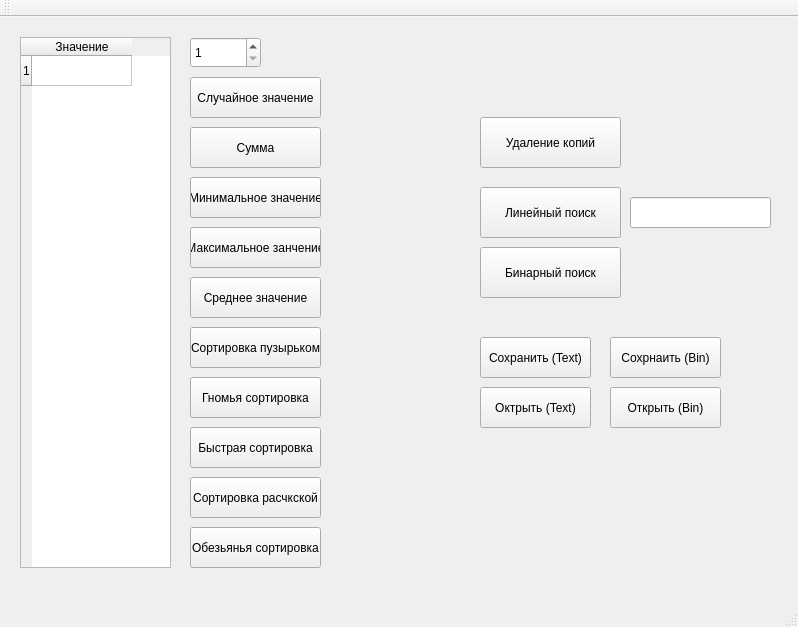
<?xml version="1.0" encoding="UTF-8"?>
<ui version="4.0">
 <class>MainWindow</class>
 <widget class="QMainWindow" name="MainWindow">
  <property name="geometry">
   <rect>
    <x>0</x>
    <y>0</y>
    <width>798</width>
    <height>627</height>
   </rect>
  </property>
  <property name="windowTitle">
   <string>MainWindow</string>
  </property>
  <widget class="QWidget" name="centralwidget">
   <widget class="QSpinBox" name="spinBox">
    <property name="geometry">
     <rect>
      <x>190</x>
      <y>20</y>
      <width>71</width>
      <height>31</height>
     </rect>
    </property>
    <property name="minimum">
     <number>1</number>
    </property>
   </widget>
   <widget class="QTableWidget" name="tableWidget">
    <property name="geometry">
     <rect>
      <x>20</x>
      <y>20</y>
      <width>151</width>
      <height>531</height>
     </rect>
    </property>
    <property name="rowCount">
     <number>1</number>
    </property>
    <property name="columnCount">
     <number>1</number>
    </property>
    <row/>
    <column>
     <property name="text">
      <string>Значение</string>
     </property>
    </column>
   </widget>
   <widget class="QPushButton" name="pushButtonRandom">
    <property name="geometry">
     <rect>
      <x>190</x>
      <y>60</y>
      <width>131</width>
      <height>41</height>
     </rect>
    </property>
    <property name="text">
     <string>Случайное значение</string>
    </property>
   </widget>
   <widget class="QPushButton" name="pushButtonSum">
    <property name="geometry">
     <rect>
      <x>190</x>
      <y>110</y>
      <width>131</width>
      <height>41</height>
     </rect>
    </property>
    <property name="text">
     <string>Сумма</string>
    </property>
   </widget>
   <widget class="QLabel" name="labelResult">
    <property name="geometry">
     <rect>
      <x>327</x>
      <y>109</y>
      <width>131</width>
      <height>41</height>
     </rect>
    </property>
    <property name="font">
     <font>
      <pointsize>12</pointsize>
      <weight>75</weight>
      <bold>true</bold>
     </font>
    </property>
    <property name="text">
     <string/>
    </property>
   </widget>
   <widget class="QPushButton" name="pushButtonMin">
    <property name="geometry">
     <rect>
      <x>190</x>
      <y>160</y>
      <width>131</width>
      <height>41</height>
     </rect>
    </property>
    <property name="text">
     <string>Минимальное значение</string>
    </property>
   </widget>
   <widget class="QPushButton" name="pushButtonMax">
    <property name="geometry">
     <rect>
      <x>190</x>
      <y>210</y>
      <width>131</width>
      <height>41</height>
     </rect>
    </property>
    <property name="text">
     <string>Максимальное занчение</string>
    </property>
   </widget>
   <widget class="QPushButton" name="pushButtonAverage">
    <property name="geometry">
     <rect>
      <x>190</x>
      <y>260</y>
      <width>131</width>
      <height>41</height>
     </rect>
    </property>
    <property name="text">
     <string>Среднее значение</string>
    </property>
   </widget>
   <widget class="QPushButton" name="pushButtonSort1">
    <property name="geometry">
     <rect>
      <x>190</x>
      <y>310</y>
      <width>131</width>
      <height>41</height>
     </rect>
    </property>
    <property name="text">
     <string>Сортировка пузырьком</string>
    </property>
   </widget>
   <widget class="QPushButton" name="pushButtonSort2">
    <property name="geometry">
     <rect>
      <x>190</x>
      <y>360</y>
      <width>131</width>
      <height>41</height>
     </rect>
    </property>
    <property name="text">
     <string>Гномья сортировка</string>
    </property>
   </widget>
   <widget class="QPushButton" name="pushButtonSort3">
    <property name="geometry">
     <rect>
      <x>190</x>
      <y>410</y>
      <width>131</width>
      <height>41</height>
     </rect>
    </property>
    <property name="text">
     <string>Быстрая сортировка</string>
    </property>
   </widget>
   <widget class="QPushButton" name="pushButtonSort4">
    <property name="geometry">
     <rect>
      <x>190</x>
      <y>460</y>
      <width>131</width>
      <height>41</height>
     </rect>
    </property>
    <property name="text">
     <string>Сортировка расчкской</string>
    </property>
   </widget>
   <widget class="QPushButton" name="pushButtonSort5">
    <property name="geometry">
     <rect>
      <x>190</x>
      <y>510</y>
      <width>131</width>
      <height>41</height>
     </rect>
    </property>
    <property name="text">
     <string>Обезьянья сортировка</string>
    </property>
   </widget>
   <widget class="QPushButton" name="pushButtonCopies">
    <property name="geometry">
     <rect>
      <x>480</x>
      <y>100</y>
      <width>141</width>
      <height>51</height>
     </rect>
    </property>
    <property name="text">
     <string>Удаление копий</string>
    </property>
   </widget>
   <widget class="QPushButton" name="pushButtonSearch1">
    <property name="geometry">
     <rect>
      <x>480</x>
      <y>170</y>
      <width>141</width>
      <height>51</height>
     </rect>
    </property>
    <property name="text">
     <string>Линейный поиск</string>
    </property>
   </widget>
   <widget class="QLineEdit" name="lineEditSearch">
    <property name="geometry">
     <rect>
      <x>630</x>
      <y>180</y>
      <width>141</width>
      <height>31</height>
     </rect>
    </property>
    <property name="font">
     <font>
      <pointsize>10</pointsize>
     </font>
    </property>
    <property name="text">
     <string/>
    </property>
   </widget>
   <widget class="QPushButton" name="pushButtonSearch2">
    <property name="geometry">
     <rect>
      <x>480</x>
      <y>230</y>
      <width>141</width>
      <height>51</height>
     </rect>
    </property>
    <property name="text">
     <string>Бинарный поиск</string>
    </property>
   </widget>
   <widget class="QPushButton" name="pushButtonOpenText">
    <property name="geometry">
     <rect>
      <x>480</x>
      <y>370</y>
      <width>111</width>
      <height>41</height>
     </rect>
    </property>
    <property name="text">
     <string>Октрыть (Text)</string>
    </property>
   </widget>
   <widget class="QPushButton" name="pushButtonSaveBin">
    <property name="geometry">
     <rect>
      <x>610</x>
      <y>320</y>
      <width>111</width>
      <height>41</height>
     </rect>
    </property>
    <property name="text">
     <string>Сохрнаить (Bin)</string>
    </property>
   </widget>
   <widget class="QPushButton" name="pushButtonOpenBin">
    <property name="geometry">
     <rect>
      <x>610</x>
      <y>370</y>
      <width>111</width>
      <height>41</height>
     </rect>
    </property>
    <property name="text">
     <string>Открыть (Bin)</string>
    </property>
   </widget>
   <widget class="QPushButton" name="pushButtonSaveText">
    <property name="geometry">
     <rect>
      <x>480</x>
      <y>320</y>
      <width>111</width>
      <height>41</height>
     </rect>
    </property>
    <property name="text">
     <string>Сохранить (Text)</string>
    </property>
   </widget>
  </widget>
  <widget class="QMenuBar" name="menubar">
   <property name="geometry">
    <rect>
     <x>0</x>
     <y>0</y>
     <width>798</width>
     <height>26</height>
    </rect>
   </property>
  </widget>
  <widget class="QStatusBar" name="statusbar"/>
  <widget class="QToolBar" name="toolBar">
   <property name="windowTitle">
    <string>toolBar</string>
   </property>
   <attribute name="toolBarArea">
    <enum>TopToolBarArea</enum>
   </attribute>
   <attribute name="toolBarBreak">
    <bool>false</bool>
   </attribute>
  </widget>
 </widget>
 <resources/>
 <connections/>
</ui>
